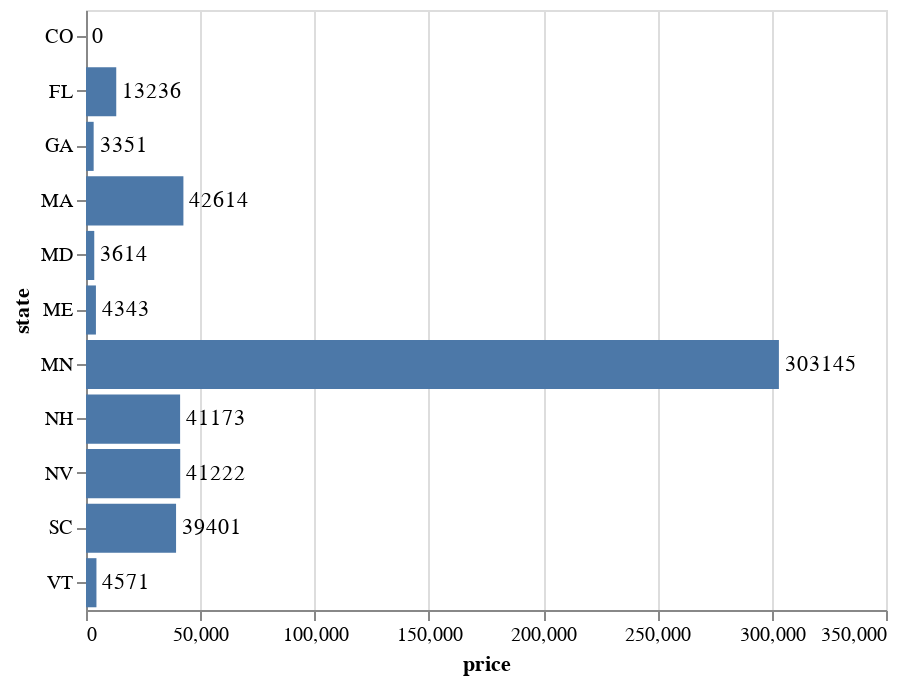

The cell this chart's notebook holds for it:
### Code cell
import pandas as pd
low_source = df.sort_values(by="price").iloc[:5,:]
high_source = df.sort_values(by="price", ascending=False).iloc[:5,:]
fl = df[df.state == "FL"]
source = pd.concat([high_source, low_source, fl]).sort_values(by="price")
bars = alt.Chart(source).mark_bar().encode(
    y='state:N',
    x="price:Q"
)

text = bars.mark_text(
    align='left',
    baseline='middle',
    dx=3  # Nudges text to right so it doesn't appear on top of the bar
).encode(
    text='price:Q'
)

(bars + text).properties(height=300)

### Figure 1 — Vega-Lite specification as saved in the notebook (floating-point values rounded to 4 significant figures)
{"config": {"view": {"continuousWidth": 400, "continuousHeight": 300}}, "layer": [{"mark": "bar", "encoding": {"x": {"type": "quantitative", "field": "price"}, "y": {"type": "nominal", "field": "state"}}}, {"mark": {"type": "text", "align": "left", "baseline": "middle", "dx": 3}, "encoding": {"text": {"type": "quantitative", "field": "price"}, "x": {"type": "quantitative", "field": "price"}, "y": {"type": "nominal", "field": "state"}}}], "data": {"name": "data-3eec6b7bc4b82f7d55e1d9849c2b5bf3"}, "height": 300, "$schema": "https://vega.github.io/schema/vega-lite/v4.8.1.json", "datasets": {"data-3eec6b7bc4b82f7d55e1d9849c2b5bf3": [{"price": 0, "state": "CO"}, {"price": 3351, "state": "GA"}, {"price": 3614, "state": "MD"}, {"price": 4343, "state": "ME"}, {"price": 4571, "state": "VT"}, {"price": 13236, "state": "FL"}, {"price": 39401, "state": "SC"}, {"price": 41173, "state": "NH"}, {"price": 41222, "state": "NV"}, {"price": 42614, "state": "MA"}, {"price": 303145, "state": "MN"}]}}
